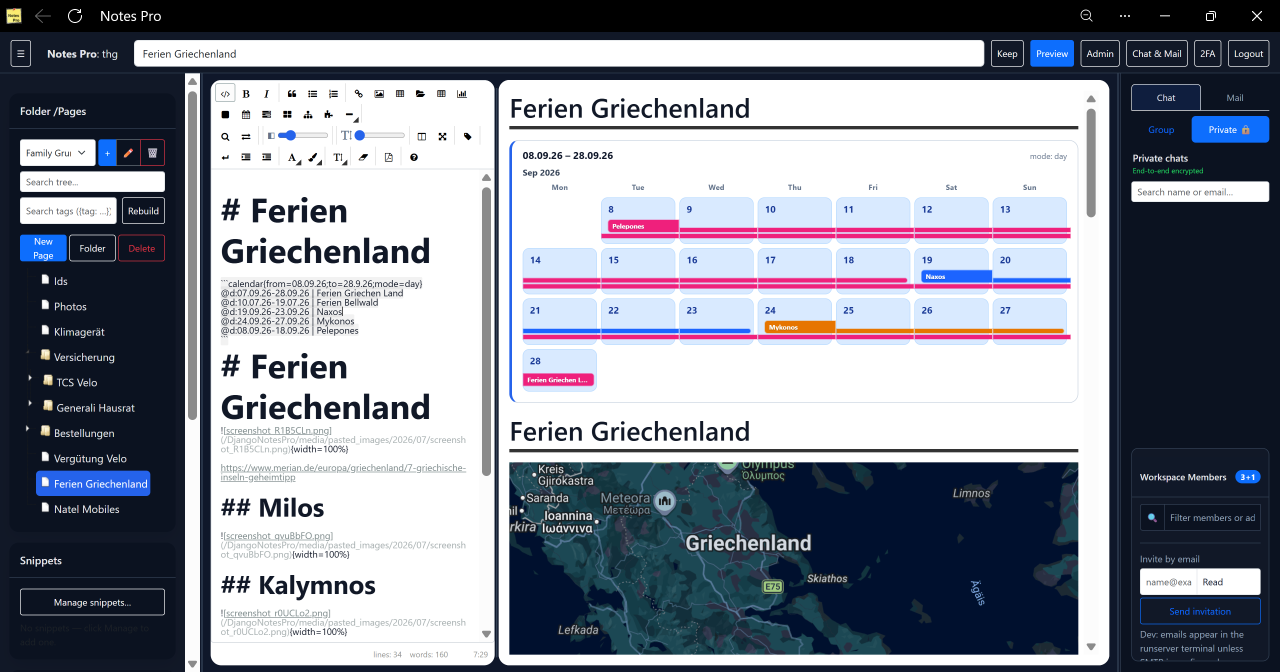
#> input picture docs/screenshots/dashboard-full.png, 3840 x 2016 px (shown at 1/3 size); its folder holds 8 pictures in this run
$ python build_youtube_promo.py
#> lines starting #> are read from the running program, lines starting #| are printed output that depends on the picture
"""Build a 25-second 1080p NotesPro promo for YouTube.

Requires imageio-ffmpeg (bundled ffmpeg):

    .venv\\Scripts\\python.exe -m pip install imageio-ffmpeg
    .venv\\Scripts\\python.exe docs/promo/build_youtube_promo.py

Writes docs/promo/notespro-25s.mp4
"""

from __future__ import annotations

import math
import struct
import subprocess
import wave
from pathlib import Path

from PIL import Image, ImageDraw, ImageFont

ROOT = Path(__file__).resolve().parents[2]
SHOTS = ROOT / "docs" / "screenshots"
OUT_DIR = Path(__file__).resolve().parent
OUT_MP4 = OUT_DIR / "notespro-25s.mp4"
OUT_WAV = OUT_DIR / "notespro-25s.wav"

W, H = 1920, 1080
FPS = 30
DURATION = 25.0

BG = (11, 18, 32)
INK = (15, 23, 42)
YELLOW = (240, 224, 112)
WHITE = (248, 250, 252)
MUTED = (203, 213, 225)
PIN = (227, 27, 35)

FONT_BOLD = Path(r"C:\Windows\Fonts\segoeuib.ttf")
FONT_REG = Path(r"C:\Windows\Fonts\segoeui.ttf")


def font(path: Path, size: int) -> ImageFont.FreeTypeFont:
    return ImageFont.truetype(str(path), size)


def smooth(t: float) -> float:
    t = max(0.0, min(1.0, t))
    return t * t * (3 - 2 * t)


def lerp(a: float, b: float, t: float) -> float:
    return a + (b - a) * t


# [10 lines left out: functions fit, rounded_mask, not called in this run]


def paste_center(canvas: Image.Image, img: Image.Image, cx: int, cy: int) -> None:
    canvas.paste(img, (cx - img.width // 2, cy - img.height // 2), img if img.mode == "RGBA" else None)


def load_shot(name: str) -> Image.Image:
#> called with name = 'dashboard-full.png'
    img = Image.open(SHOTS / name).convert("RGB")
    max_w = 1600
    if img.width > max_w:
        img = img.resize((max_w, int(img.height * max_w / img.width)), Image.Resampling.LANCZOS)
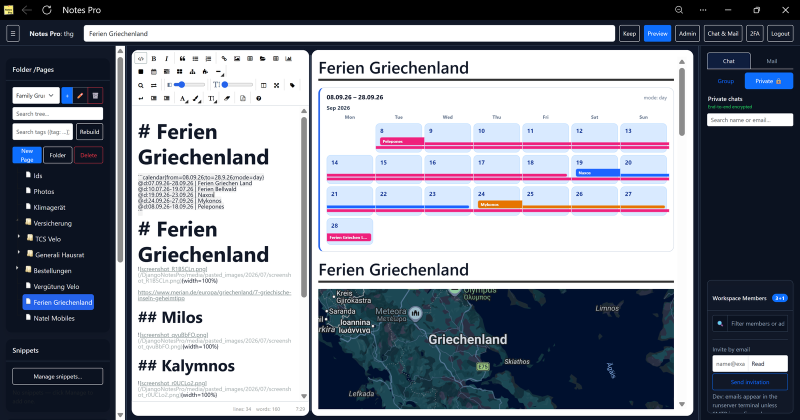
#> img: PIL image 1600x840 RGB (shown at 1/2 size); mean R, G, B 133.2, 137.3, 148.7
    return img


# [63 lines left out: functions base, draw_caption, render_title, render_shot, render_end, not called in this run]


def segments():
    dashboard = load_shot("dashboard-full.png")
    kanban = load_shot("Kanban.png")
#> call 2 of load_shot, with name = 'Kanban.png'
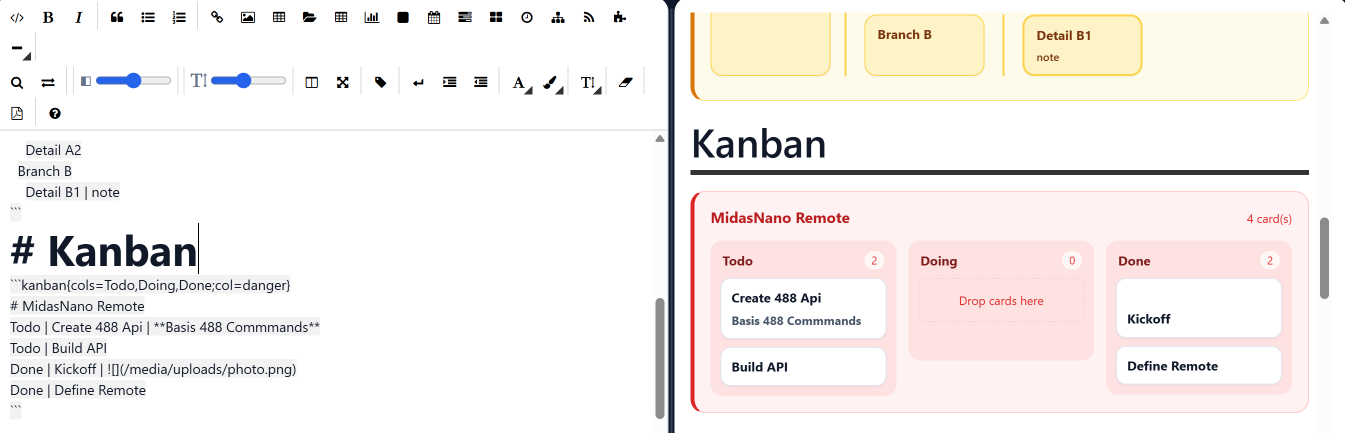
#> input picture docs/screenshots/Kanban.png, 2690 x 866 px (shown at 1/2 size)
#> in load_shot (call 2), `img = img.resize((max_w, int(img.height * max_w / img.width)), Image.R..`:
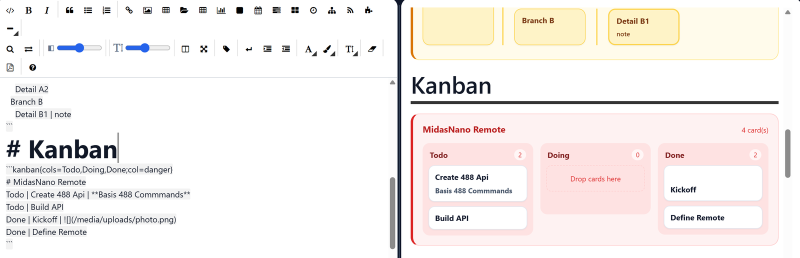
#> img: PIL image 1600x515 RGB (shown at 1/2 size); mean R, G, B 245.9, 241.2, 238.9
    sheets = load_shot("Sheet-Charts.png")
#> call 3 of load_shot, with name = 'Sheet-Charts.png'
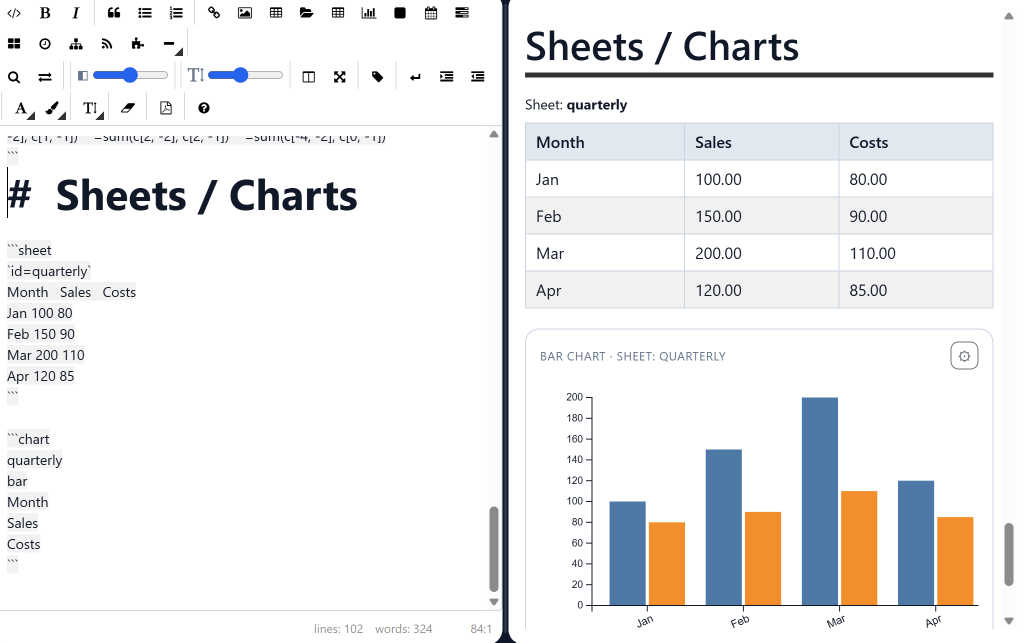
#> input picture docs/screenshots/Sheet-Charts.png, 2048 x 1286 px (shown at 1/2 size)
    gallery = load_shot("Gallery.png")
#> call 4 of load_shot, with name = 'Gallery.png'
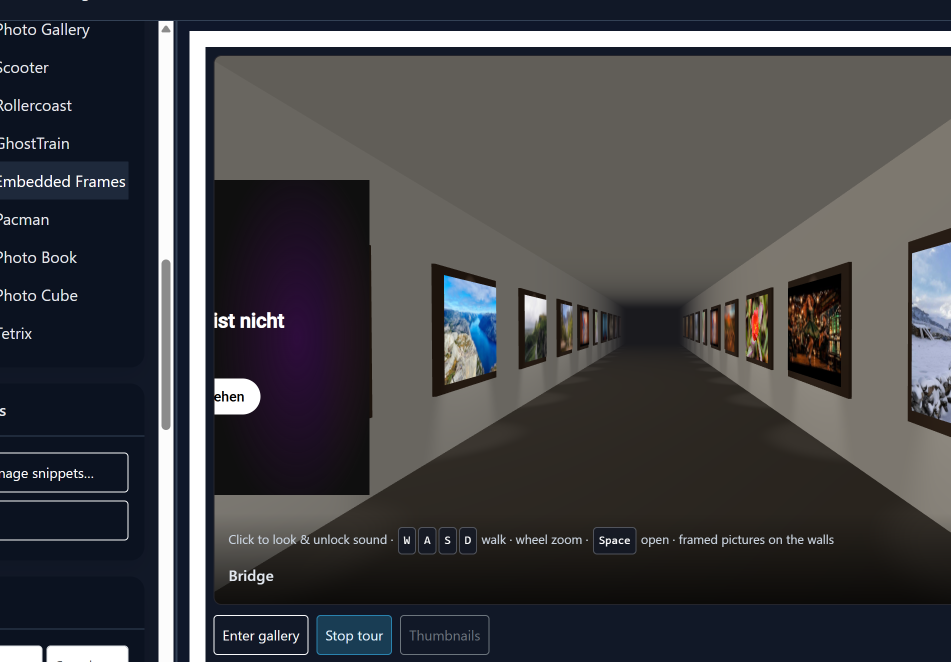
#> input picture docs/screenshots/Gallery.png, 1902 x 1324 px (shown at 1/2 size)
#> in load_shot (call 4), `img = img.resize((max_w, int(img.height * max_w / img.width)), Image.R..`:
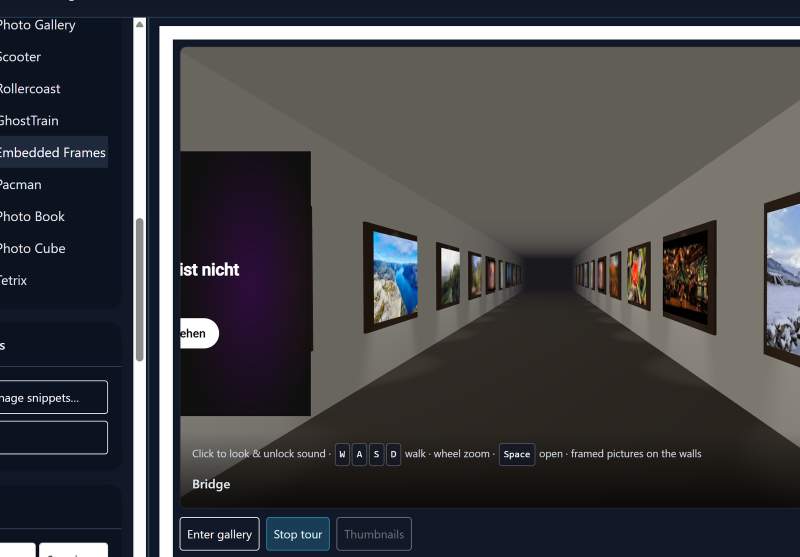
#> img: PIL image 1600x1113 RGB (shown at 1/2 size); mean R, G, B 67.4, 67.2, 70.2
    return [
        (6.0, lambda t: render_shot(dashboard, t, "Notes", "Markdown with a live preview")),
        (5.0, lambda t: render_shot(kanban, t, "Boards", "Kanban that lives in the page")),
        (4.5, lambda t: render_shot(sheets, t, "Numbers", "Sheets and charts, side by side")),
        (4.5, lambda t: render_shot(gallery, t, "Photos", "Walk through a 3D gallery")),
        (5.0, render_end),
    ]


def blend(a: Image.Image, b: Image.Image, t: float) -> Image.Image:
    return Image.blend(a, b, smooth(t))


def write_bed(path: Path) -> None:
    """Original soft pad. No third-party music."""
    sr = 44100
    n = int(DURATION * sr)
    # A minor, F, C, G, back to A — one chord per five seconds.
    chords = [
        (220.00, 261.63, 329.63),
        (174.61, 220.00, 261.63),
        (261.63, 329.63, 392.00),
        (196.00, 246.94, 293.66),
        (220.00, 261.63, 329.63),
    ]
    frames = []
    for i in range(n):
        sec = i / sr
        chord = chords[min(int(sec / 5), len(chords) - 1)]
        local = (sec % 5) / 5
        env = smooth(min(1.0, local / 0.08)) * (1 - smooth(max(0.0, (local - 0.82) / 0.18)))
        master = 0.12 * env
        if sec < 0.08:
            master *= smooth(sec / 0.08)
        if sec > DURATION - 0.8:
            master *= smooth((DURATION - sec) / 0.8)
        sample = 0.0
        for freq in chord:
            sample += math.sin(2 * math.pi * freq * sec)
            sample += 0.35 * math.sin(2 * math.pi * freq * 2 * sec)
        sample = max(-1.0, min(1.0, sample / 4.2 * master))
        frames.append(struct.pack("<h", int(sample * 32767)))
    with wave.open(str(path), "w") as wf:
        wf.setnchannels(1)
        wf.setsampwidth(2)
        wf.setframerate(sr)
        wf.writeframes(b"".join(frames))


def encode(frames_iter, total: int) -> None:
    import imageio_ffmpeg

    ffmpeg = imageio_ffmpeg.get_ffmpeg_exe()
    cmd = [
        ffmpeg, "-y",
        "-f", "rawvideo", "-pix_fmt", "rgb24", "-s", f"{W}x{H}", "-r", str(FPS), "-i", "pipe:0",
        "-i", str(OUT_WAV),
        "-c:v", "libx264", "-pix_fmt", "yuv420p", "-crf", "18", "-preset", "medium",
        "-c:a", "aac", "-b:a", "160k",
        "-movflags", "+faststart",
        "-shortest",
        str(OUT_MP4),
    ]
    proc = subprocess.Popen(cmd, stdin=subprocess.PIPE, stdout=subprocess.DEVNULL, stderr=subprocess.PIPE)
    assert proc.stdin is not None
    for i, frame in enumerate(frames_iter, start=1):
        proc.stdin.write(frame.tobytes())
        if i % 60 == 0 or i == total:
            print(f"  {i}/{total} frames", flush=True)
    proc.stdin.close()
    err = proc.stderr.read().decode("utf-8", errors="replace") if proc.stderr else ""
    code = proc.wait()
    if code != 0:
        raise SystemExit(err[-2000:])


def main() -> None:
    parts = segments()
#> parts = 5 items
    lengths = [int(round(sec * FPS)) for sec, _ in parts]
#> lengths = [180, 150, 135, 135, 150]
    if sum(lengths) != int(DURATION * FPS):
        lengths[-1] += int(DURATION * FPS) - sum(lengths)
    starts = []
    cursor = 0
    for length in lengths:
        starts.append(cursor)
        cursor += length
#> this loop made 5 passes
#> (length, cursor) on passes 1 to 5: (180, 180), (150, 330), (135, 465), (135, 600), (150, 750)
#> after the loop, cursor = 750; starts = [0, 180, 330, 465, 600]
    total = cursor
#> total = 750
    fade = 12

    # [12 lines left out: function frame_at, not called in this run]

    print("Writing audio bed...")
    write_bed(OUT_WAV)
    print(f"Encoding {total} frames to {OUT_MP4.name}...")
#> (printed output is left out)
    encode((frame_at(i).convert("RGB") for i in range(total)), total)
#> (the call stopped at in encode, `ffmpeg = imageio_ffmpeg.get_ffmpeg_exe()`: imageio_ffmpeg is not available in this run)
    OUT_WAV.unlink(missing_ok=True)
    print(f"Wrote {OUT_MP4}")


if __name__ == "__main__":
    main()
